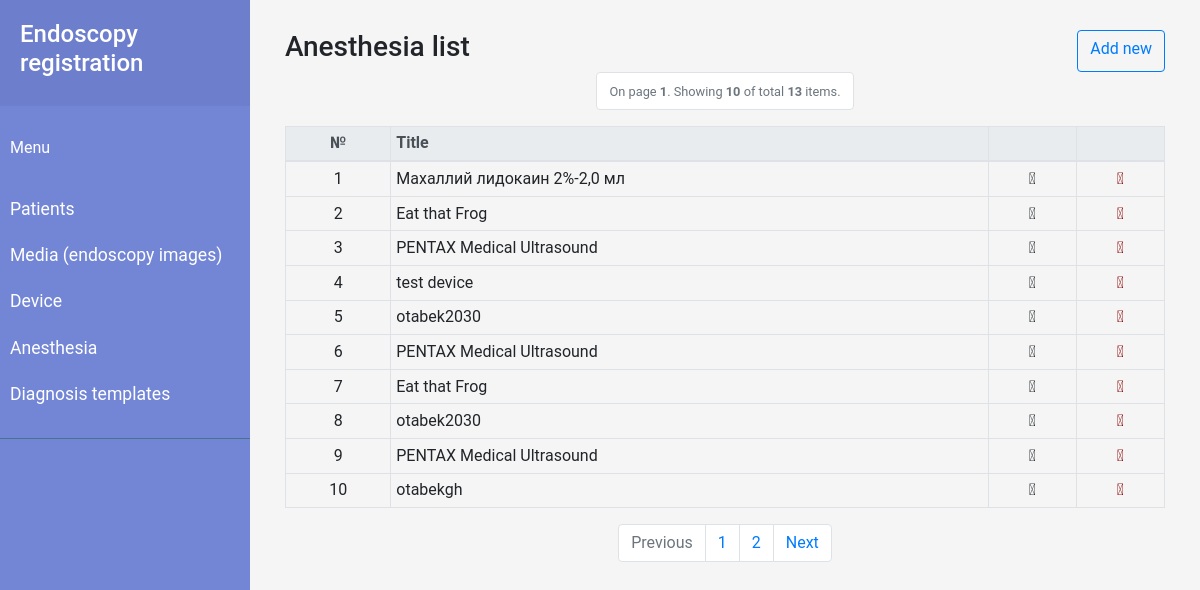
The app's page /templates/anesthesia with its own data.
### endostemplates/models.py (models this page shows, shortened)
class Anesthesia(models.Model):
    name = models.CharField(max_length=255)

### endostemplates/views.py (the view)
# urls.py: path('anesthesia', views.AnesthesiaView.as_view(), name='anesthesia_page'),
class AnesthesiaView(generic.ListView):
    template_name = 'anesthesia_list.html'
    paginate_by = 10
    def get_queryset(self):
        return Anesthesia.objects.all().order_by("-pk")

### endostemplates/templates/anesthesia_list.html (shortened to what this page needs)
{% extends 'base.html' %}
{% block content_list %}
<div class="col-12">
<div style="display: flex; justify-content: space-between; margin-top: 10px;">
    <p class="h3">Anesthesia list</p>
    <a href="{% url 'endostemplates:anesthesia_new' %}" class="btn btn-outline-primary"> Add new </a>
</div>
<nav aria-label="Page navigation example">
    <ul class="pagination justify-content-center pagination">
        <li class="page-item disabled">
            <a class="page-link" href="#" tabindex="-1"><small>On page <strong>{{ page_obj.number }}</strong>. Showing <strong>{{ page_obj.object_list.count }}</strong> of total <strong>{{ page_obj.paginator.count }}</strong> items.</small></a>
        </li>
    </ul>
</nav>
    <table class="table table-bordered table-sm">
      <thead class="thead-light">
        <tr>
          <th scope="col" class="text-center">№</th>
          <th scope="col">Title</th>
          <th></th>
          <th></th>
        </tr>
      </thead>
      <tbody>
    {% for instance in object_list %}
        <tr>
             <td class="text-center" style="width: 12%;">{{ forloop.counter0|add:page_obj.start_index }}</td>
             <td> <a href='{% url 'endostemplates:anesthesia_update' instance.id %}'>{{ instance.name }}</a> </td>
             <td style="text-align: center; width: 10%;"> <a href="{% url 'endostemplates:anesthesia_update' instance.id %}"><i class="material-icons">&#xE254;</i></a> </td>
             <td style="text-align: center; width: 10%;"> <a href="{% url 'endostemplates:anesthesia_delete' instance.id %}" style="color: darkred"><i class="material-icons">&#xE872;</i></a> </td>
        </tr>
    {% endfor %}
      </tbody>
    </table>
{% if is_paginated %}
<nav aria-label="Page navigation example">
    <ul class="pagination justify-content-center pagination">
        {% if page_obj.has_previous %}
          <!-- If it ain't a search result display, don't append the search query
               to the URL. -->
          {% if not search %}
          <li class="page-item">
              <a class="page-link" href="{% url 'endostemplates:anesthesia_page' %}?page={{ page_obj.previous_page_number }}" tabindex="-1">Previous</a>
          </li>
          {% else %}
          <!-- Append the searched query to the URL, so that on a search results page,
               the pagination don't revert to listing all the listview items. -->
            <li class="page-item">
              <a class="page-link" href="{% url 'endostemplates:anesthesia_page' %}?{{search}}&page={{ page_obj.previous_page_number }}" tabindex="-1">Previous</a>
          </li>
          {% endif %}
        {% else %}
        <li class="page-item disabled">
            <a class="page-link" href="#" tabindex="-1">Previous</a>
        </li>
        {% endif %}
        {% for object in page_obj.paginator.page_range %}
            <li class="page-item"><a class="page-link" href="{% url 'endostemplates:anesthesia_page' %}?page={{ forloop.counter }}">{{ forloop.counter }}</a></li>
        {% endfor %}
        {% if page_obj.has_next %}
          {% if not search %}
          <li class="page-item">
              <a class="page-link" href="{% url 'endostemplates:anesthesia_page' %}?page={{ page_obj.next_page_number }}">Next</a>
          </li>
          {% else %}
            <li class="page-item">
              <a class="page-link" href="{% url 'endostemplates:anesthesia_page' %}?{{search}}&page={{ page_obj.next_page_number }}">Next</a>
          </li>
          {% endif %}
        {% else %}
        <li class="page-item disabled">
            <a class="page-link" href="#">Next</a>
        </li>
        {% endif %}
    </ul>
</nav>
{% endif %}
</div>
{% endblock %}

### static/css/style.css (style rules this page uses)
body { font-family: 'Roboto', sans-serif; background: #fafafa; }
a, a:hover, a:focus { color: inherit; text-decoration: none; transition: all 0.3s; }

### records on screen
Anesthesia: name "Махаллий лидокаин 2%-2,0 мл"
Anesthesia: name "Eat that Frog"
Anesthesia: name "PENTAX Medical Ultrasound"
Anesthesia: name "test device"
Anesthesia: name "otabek2030"
Anesthesia: name "PENTAX Medical Ultrasound"
Anesthesia: name "Eat that Frog"
Anesthesia: name "otabek2030"
Anesthesia: name "PENTAX Medical Ultrasound"
Anesthesia: name "otabekgh"

### other values on screen
{{ page_obj.number }} "1"
{{ page_obj.object_list.count }} "10"
{{ page_obj.paginator.count }} "13"
